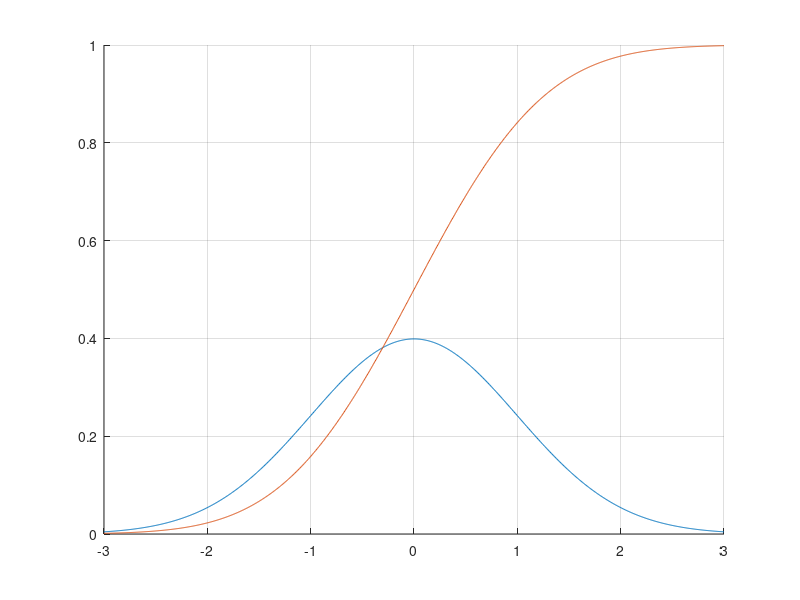
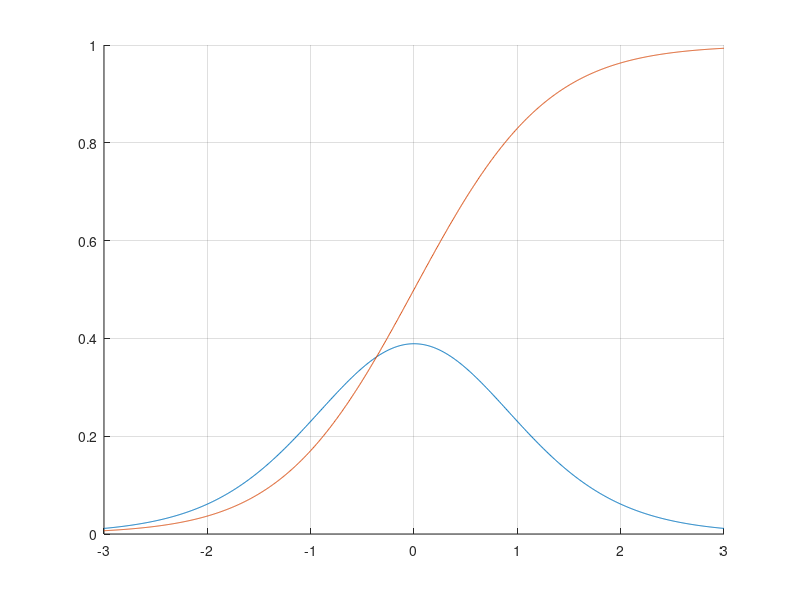
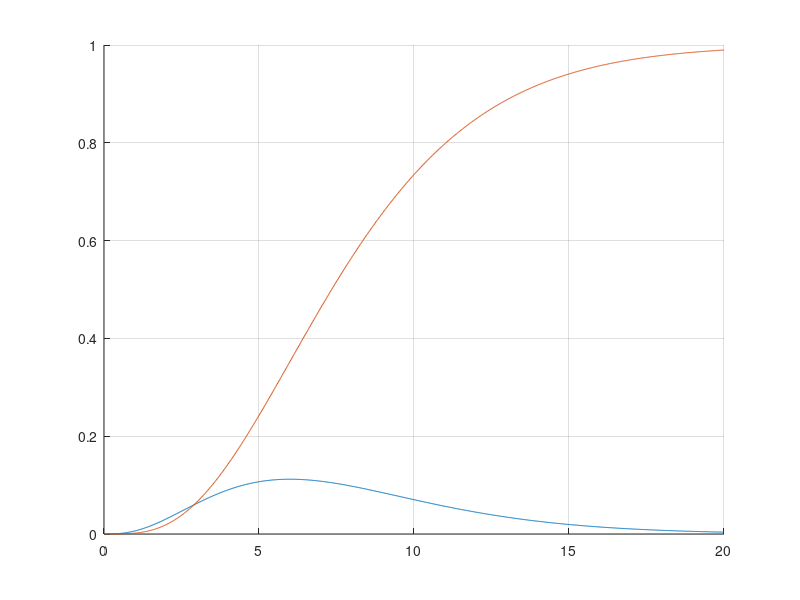

Write the MATLAB code that produced these figures, in order.
%% statisztika
%  
%  File: statisztika.m
%  Directory: 2_demonstrations/workspace/statistics
%  Author: Peter Polcz (ppolcz@gmail.com) 
%  
%  Created on 2019. March 18.
%

%% Normal eloszlas

x = linspace(-3,3,1000);

f = normpdf(x);
F = normcdf(x);

figure, hold on, grid on
plot(x,[f ; F])


%% Student T eloszlas

x = linspace(-3,3,1000);

t = tpdf(x,10);
T = tcdf(x,10);

figure, hold on, grid on
plot(x,[t ; T])


%% Chi negyzet eloszlas

x = linspace(0,20,1000);

DF = 8;

chi2 = chi2pdf(x,DF);
Chi2 = chi2cdf(x,DF);

figure, hold on, grid on
plot(x,[chi2 ; Chi2])

%% 
% 
% fpdf
% cpdf